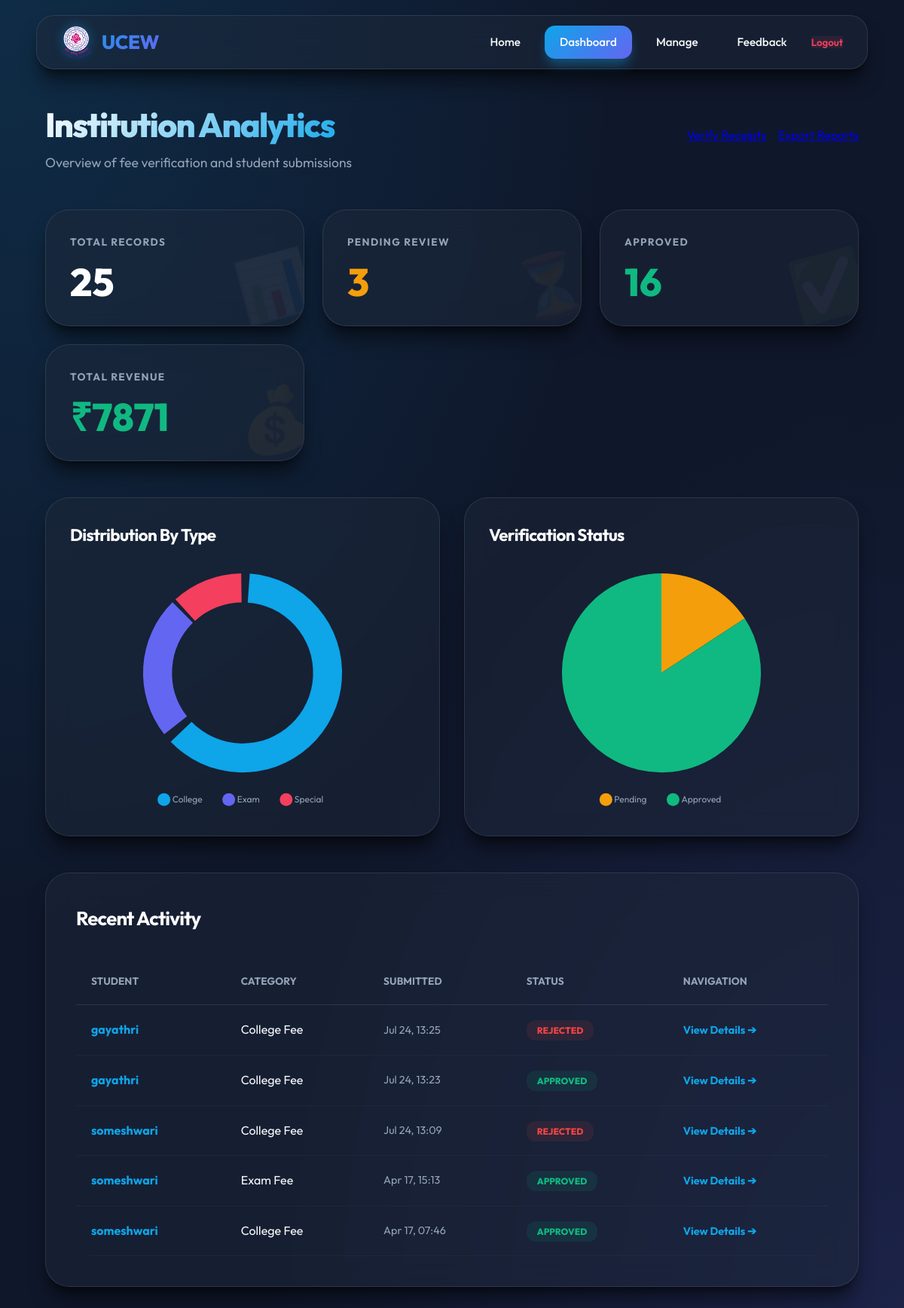
The page /dashboard/ (signed in) on the database its author committed.
### fee/models.py (models this page shows, shortened)
class Receipt(models.Model):
    FEE_TYPES = [
        ('college', 'College Fee'),
        ('special', 'Special Fee'),
        ('exam', 'Exam Fee'),
    ]
    STATUS_CHOICES = [
        ('pending', 'Pending Review'),
        ('approved', 'Approved'),
        ('rejected', 'Rejected'),
    ]
    student = models.ForeignKey(User, on_delete=models.CASCADE)
    fee_type = models.CharField(max_length=10, choices=FEE_TYPES)
    hallticket_number = models.CharField(max_length=32, null=True, blank=True)
    image = models.ImageField(upload_to='receipts/')
    extracted_text = models.TextField(blank=True)
    text_hash = models.CharField(max_length=64, blank=True)
    utr = models.CharField(max_length=64, blank=True)
    transaction_at = models.DateTimeField(null=True, blank=True)
    submitted_at = models.DateTimeField(auto_now_add=True)
    status = models.CharField(max_length=10, choices=STATUS_CHOICES, default='pending')
    rejection_reason = models.TextField(blank=True, null=True)
    processed_at = models.DateTimeField(null=True, blank=True)
    processed_by = models.ForeignKey(User, null=True, blank=True, on_delete=models.SET_NULL, related_name='processed_receipts')
    is_duplicate = models.BooleanField(default=False)
    duplicate_of = models.ForeignKey('self', null=True, blank=True, on_delete=models.SET_NULL)
    amount = models.PositiveIntegerField(null=True, blank=True)
    receiver_name = models.CharField(max_length=100, null=True, blank=True)
    bank_name = models.CharField(max_length=100, null=True, blank=True)
    bank_account_name = models.CharField(max_length=100, null=True, blank=True)
    transaction_id = models.CharField(max_length=64, null=True, blank=True)
    REGULATIONS = [
        ('r18', 'R18'),
        ('r22', 'R22'),
        ('r25', 'R25'),
    ]
    ACADEMIC_YEARS = [
        ('1', '1st Year'),
        ('2', '2nd Year'),
        ('3', '3rd Year'),
        ('4', '4th Year'),
    ]
    EXAM_CATEGORIES = [
        ('regular', 'Regular Exam'),
        ('supply', 'Supply Exam'),
    ]
    BRANCH_CHOICES = [
        ('CSE', 'Computer Science & Engineering'),
        ('CSM', 'CSE (AI & ML)'),
        ('ECE', 'Electronics & Communication'),
        ('CIVIL', 'Civil Engineering'),
        ('MECH', 'Mechanical Engineering'),
    ]
    regulation = models.CharField(max_length=10, choices=REGULATIONS, null=True, blank=True)
    branch = models.CharField(max_length=10, choices=BRANCH_CHOICES, null=True, blank=True)
    academic_year = models.CharField(max_length=10, choices=ACADEMIC_YEARS, null=True, blank=True)
    exam_category = models.CharField(max_length=10, choices=EXAM_CATEGORIES, null=True, blank=True)
    exam_details = models.CharField(max_length=100, null=True, blank=True)

### fee/views.py (the view)
# urls.py: path('dashboard/', views.admin_dashboard, name='admin_dashboard'),
@login_required
@superuser_required
def admin_dashboard(request):
    if not request.user.is_superuser:
        return redirect('home')
    total_receipts = Receipt.objects.count()
    pending_count = Receipt.objects.filter(status='pending').count()
    approved_count = Receipt.objects.filter(status='approved').count()
    by_type = list(Receipt.objects.values('fee_type').annotate(count=Count('id')))
    recent_receipts = Receipt.objects.all().order_by('-submitted_at')[:5]
    total_revenue = Receipt.objects.filter(status='approved').aggregate(total=Sum('amount'))['total'] or 0
    return render(request, 'fee/admin_dashboard.html', {
        'total_receipts': total_receipts,
        'pending_count': pending_count,
        'approved_count': approved_count,
        'by_type': by_type,
        'recent_receipts': recent_receipts,
        'total_revenue': total_revenue,
    })

### fee/views.py (called while the page is built)
def superuser_required(view_func):
    @wraps(view_func)
    def _wrapped_view(request, *args, **kwargs):
        if not request.user.is_authenticated or not request.user.is_superuser:
            messages.error(request, 'Access Denied: You do not have permission to view this page.')
            return redirect('home')
        return view_func(request, *args, **kwargs)
    return _wrapped_view

### fee/templates/fee/admin_dashboard.html (shortened to what this page needs)
{% extends 'base.html' %}
{% load static %}
{% block content %}
<div class="dashboard-header">
    <div>
        <h1>Institution Analytics</h1>
        <p style="color: var(--text-muted); font-size: 1.1rem;">Overview of fee verification and student submissions</p>
    </div>
    <div style="display: flex; gap: 16px;">
        <a href="{% url 'admin_receipts' %}" class="btn btn-primary">Verify Receipts</a>
        <a href="{% url 'export_receipts_csv' %}" class="btn btn-outline">Export Reports</a>
    </div>
</div>
<div class="stats-grid">
    <a href="{% url 'admin_receipts' %}" class="stat-card-premium glass" style="text-decoration: none; cursor: pointer;">
        <div class="icon-bg">📊</div>
        <div class="label">Total Records</div>
        <div class="value">{{ total_receipts }}</div>
    </a>
    <a href="{% url 'admin_receipts' %}?status=pending" class="stat-card-premium glass" style="text-decoration: none; cursor: pointer;">
        <div class="icon-bg">⏳</div>
        <div class="label">Pending Review</div>
        <div class="value" style="color: var(--warning);">{{ pending_count }}</div>
    </a>
    <a href="{% url 'admin_receipts' %}?status=approved" class="stat-card-premium glass" style="text-decoration: none; cursor: pointer;">
        <div class="icon-bg">✅</div>
        <div class="label">Approved</div>
        <div class="value" style="color: var(--success);">{{ approved_count }}</div>
    </a>
    <a href="{% url 'admin_receipts' %}?status=approved" class="stat-card-premium glass" style="text-decoration: none; cursor: pointer;">
        <div class="icon-bg">💰</div>
        <div class="label">Total Revenue</div>
        <div class="value" style="color: #10b981;">₹{{ total_revenue|default:"0" }}</div>
    </a>
</div>
<div class="charts-container">
    <div class="chart-card glass">
        <h3>Distribution By Type</h3>
        <div style="flex: 1; min-height: 0;">
            <canvas id="typeChart"></canvas>
        </div>
    </div>
    <div class="chart-card glass">
        <h3>Verification Status</h3>
        <div style="flex: 1; min-height: 0;">
            <canvas id="statusChart"></canvas>
        </div>
    </div>
</div>
<div class="recent-activity glass">
    <h3>Recent Activity</h3>
    <div class="table-wrapper">
        <table class="premium-table">
            <thead>
                <tr>
                    <th>Student</th>
                    <th>Category</th>
                    <th>Submitted</th>
                    <th>Status</th>
                    <th>Navigation</th>
                </tr>
            </thead>
            <tbody>
                {% for r in recent_receipts %}
                <tr>
                    <td style="font-weight: 700; color: var(--primary);">{{ r.student.username }}</td>
                    <td>{{ r.get_fee_type_display }}</td>
                    <td style="color: var(--text-muted); font-size: 0.9rem;">{{ r.submitted_at|date:"M d, H:i" }}</td>
                    <td>
                        <span class="status-pill status-{{ r.status }}">
                            {{ r.get_status_display }}
                        </span>
                    </td>
                    <td>
                        <a href="{% url 'receipt_detail' r.id %}" class="btn-action">View Details ➔</a>
                    </td>
                </tr>
                {% empty %}
                <tr>
                    <td colspan="5" style="text-align: center; padding: 60px; color: var(--text-muted);">No records found in the system yet.</td>
                </tr>
                {% endfor %}
            </tbody>
        </table>
    </div>
</div>
<script>
    Chart.defaults.font.family = "'Outfit', sans-serif";
    Chart.defaults.color = '#94a3b8';
    // Parse data from json_script
    const typeData = JSON.parse(document.getElementById('type-data').textContent);
    const pendingCount = JSON.parse(document.getElementById('pending-count').textContent);
    const approvedCount = JSON.parse(document.getElementById('approved-count').textContent);
    // Type Chart
    const typeCtx = document.getElementById('typeChart').getContext('2d');
    new Chart(typeCtx, {
        type: 'doughnut',
        data: {
            labels: typeData.map(t => t.fee_type.charAt(0).toUpperCase() + t.fee_type.slice(1)),
            datasets: [{
                data: typeData.map(t => t.count),
                backgroundColor: ['#0ea5e9', '#6366f1', '#f43f5e', '#10b981'],
                borderWidth: 0,
                spacing: 8
            }]
        },
        options: {
            responsive: true,
            maintainAspectRatio: false,
            plugins: {
                legend: { position: 'bottom', labels: { padding: 30, usePointStyle: true, boxWidth: 10 } }
            },
            cutout: '70%'
        }
    });
    // Status Chart
    const statusCtx = document.getElementById('statusChart').getContext('2d');
    new Chart(statusCtx, {
        type: 'pie',
        data: {
            labels: ['Pending', 'Approved'],
            datasets: [{
                data: [pendingCount, approvedCount],
                backgroundColor: ['#f59e0b', '#10b981'],
                borderWidth: 0
            }]
        },
        options: {
            responsive: true,
            maintainAspectRatio: false,
            plugins: {
                legend: { position: 'bottom', labels: { padding: 30, usePointStyle: true, boxWidth: 10 } }
            }
        }
    });
</script>
{% endblock %}

### templates/base.html (style rules this page uses)
:root { --primary: #0ea5e9; --primary-dark: #0284c7; --primary-glow: rgba(14, 165, 233, 0.4); --secondary: #6366f1; --secondary-dark: #4f46e5; --accent: #f43f5e; --accent-glow: rgba(244, 63, 94, 0.3); --success: #10b981; --danger: #ef4444; --warning: #f59e0b; --bg-body: #0f172a; --bg-card: rgba(30, 41, 59, 0.7); --bg-glass: rgba(30, 41, 59, 0.5); --border-glass: rgba(255, 255, 255, 0.1); --text-main: #f8fafc; --text-muted: #94a3b8; --text-on-primary: #ffffff; --shadow-premium: 0 20px 25px -5px rgb(0 0 0 / 0.5), 0 8px 10px -6px rgb(0 0 0 / 0.5); --glass-blur: 16px; --transition: all 0.4s cubic-bezier(0.4, 0, 0.2, 1); }
* { margin: 0; padding: 0; box-sizing: border-box; }
body { font-family: 'Outfit', sans-serif; background: var(--bg-body); background-image: radial-gradient(at 0% 0%, rgba(14, 165, 233, 0.15) 0px, transparent 50%), radial-gradient(at 100% 100%, rgba(99, 102, 241, 0.15) 0px, transparent 50%); color: var(--text-main); line-height: 1.6; min-height: 100vh; overflow-x: hidden; }
.glass { background: var(--bg-glass); backdrop-filter: blur(var(--glass-blur)); -webkit-backdrop-filter: blur(var(--glass-blur)); border: 1px solid var(--border-glass); box-shadow: var(--shadow-premium); }
h1, h2, h3 { font-weight: 700; letter-spacing: -0.03em; color: #fff; }

### fee/templates/fee/admin_dashboard.html (style rules this page uses)
.dashboard-header { display: flex; justify-content: space-between; align-items: center; margin-bottom: 48px; animation: slideDown 0.8s cubic-bezier(0.16, 1, 0.3, 1); }
.dashboard-header h1 { font-size: 2.8rem; font-weight: 800; background: linear-gradient(135deg, #fff, var(--primary)); -webkit-background-clip: text; background-clip: text; -webkit-text-fill-color: transparent; letter-spacing: -0.04em; }
.stats-grid { display: grid; grid-template-columns: repeat(auto-fit, minmax(260px, 1fr)); gap: 24px; margin-bottom: 48px; }
.stat-card-premium { padding: 32px; border-radius: 32px; transition: var(--transition); display: flex; flex-direction: column; gap: 16px; position: relative; overflow: hidden; }
.stat-card-premium .label { font-size: 0.85rem; font-weight: 700; text-transform: uppercase; letter-spacing: 0.1em; color: var(--text-muted); }
.stat-card-premium .value { font-size: 3.2rem; font-weight: 800; color: #fff; line-height: 1; }
.stat-card-premium .icon-bg { position: absolute; right: -10px; bottom: -10px; font-size: 5rem; opacity: 0.05; transform: rotate(-15deg); }
.charts-container { display: grid; grid-template-columns: repeat(auto-fit, minmax(400px, 1fr)); gap: 32px; margin-bottom: 48px; }
.chart-card { padding: 32px; border-radius: 32px; min-height: 450px; display: flex; flex-direction: column; }
.chart-card h3 { font-size: 1.4rem; margin-bottom: 32px; display: flex; align-items: center; gap: 12px; }
.recent-activity { padding: 40px; border-radius: 32px; }
.recent-activity h3 { font-size: 1.6rem; margin-bottom: 32px; }
.table-wrapper { overflow-x: auto; border-radius: 20px; }
.premium-table { width: 100%; border-collapse: collapse; }
.premium-table th { text-align: left; padding: 20px; color: var(--text-muted); font-size: 0.85rem; font-weight: 700; text-transform: uppercase; border-bottom: 1px solid var(--border-glass); }
.premium-table td { padding: 20px; color: var(--text-main); border-bottom: 1px solid rgba(255, 255, 255, 0.03); }
.status-pill { padding: 6px 14px; border-radius: 12px; font-size: 0.75rem; font-weight: 800; text-transform: uppercase; }
.status-approved { background: rgba(16, 185, 129, 0.1); color: #10b981; }
.status-rejected { background: rgba(239, 68, 68, 0.1); color: #ef4444; }
.btn-action { color: var(--primary); text-decoration: none; font-weight: 700; font-size: 0.9rem; transition: var(--transition); }

### rows shown on the page
Receipt: student.username "gayathri", fee_type "College Fee", submitted_at "Jul 24, 13:25", status "REJECTED"
Receipt: student.username "gayathri", fee_type "College Fee", submitted_at "Jul 24, 13:23", status "APPROVED"
Receipt: student.username "someshwari", fee_type "College Fee", submitted_at "Jul 24, 13:09", status "REJECTED"
Receipt: student.username "someshwari", fee_type "Exam Fee", submitted_at "Apr 17, 15:13", status "APPROVED"
Receipt: student.username "someshwari", fee_type "College Fee", submitted_at "Apr 17, 07:46", status "APPROVED"

### other values the page prints
{{ total_receipts }} "25"
{{ pending_count }} "3"
{{ approved_count }} "16"
{{ total_revenue|default:"0" }} "7871"
